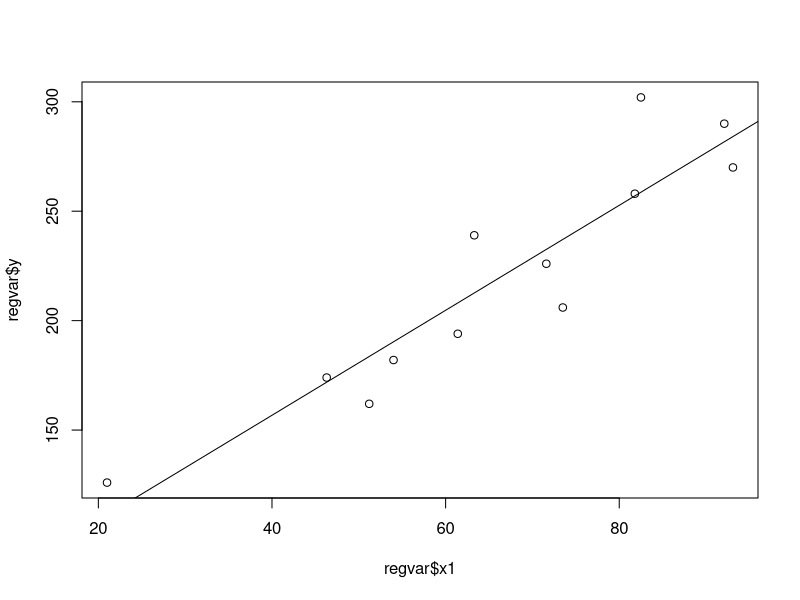

The R script that drew this image:
regvar <- read.csv("data.csv")
# scatter.smooth(x=regvar$x1, y=regvar$y)

model <- lm(y ~ x1, data = regvar)
# abline(model)

plot(regvar$x1, regvar$y); abline(model)

reg <- lm(y ~ x1, data = regvar)
summary(reg)

fit <- aov(y ~ x1, data = regvar)
summary(fit)

regdouble <- lm(y ~ x1+x2, data = regvar)
summary(regdouble)
